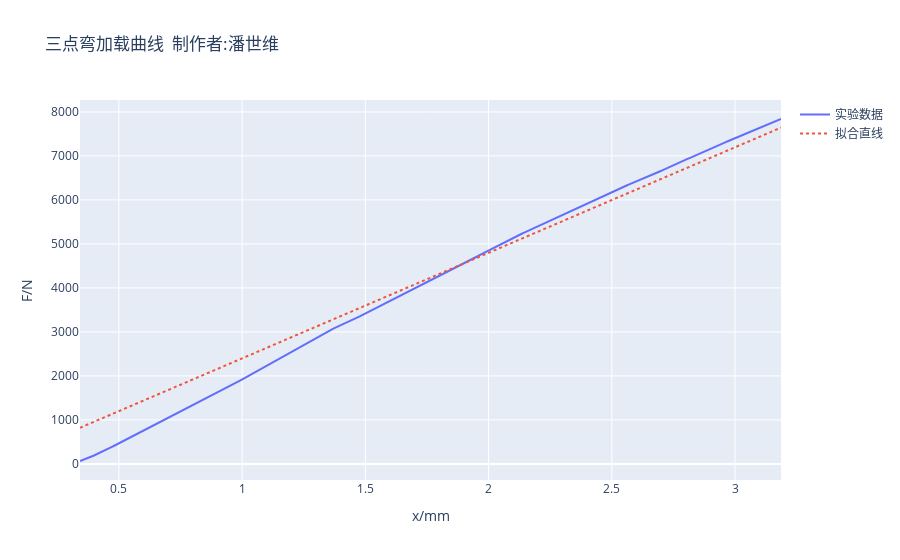

Here is the notebook cell this chart was saved with:
### Code cell
predicts = model.predict() # 模型的预测值

fig=go.Figure()
fig.add_trace(go.Scatter(x=X2,y=F2,name='实验数据'))
fig.add_trace(go.Scatter(x=X2,y=predicts,name='拟合直线',line ={'dash':'dot'}))
fig.update_layout(title='三点弯加载曲线  制作者:潘世维',
                  xaxis_title='x/mm',yaxis_title='F/N')

### Figure 1 — Plotly figure (JSON) as saved in the notebook; plotly's stock layout.template omitted (floating-point values rounded to 4 significant figures; data arrays with more than 128 entries replaced by an {"elided": "..."} marker saying what was removed)
{"data": [{"name": "实验数据", "type": "scatter", "x": {"elided": "500 float values"}, "y": {"elided": "500 float values"}}, {"line": {"dash": "dot"}, "name": "拟合直线", "type": "scatter", "x": {"elided": "500 float values"}, "y": {"elided": "500 float values"}}], "layout": {"title": {"text": "三点弯加载曲线  制作者:潘世维"}, "xaxis": {"title": {"text": "x/mm"}}, "yaxis": {"title": {"text": "F/N"}}}}
